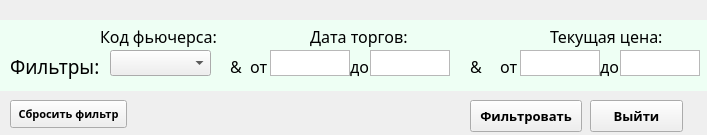
<?xml version="1.0" encoding="UTF-8"?>
<ui version="4.0">
 <class>MainWindow</class>
 <widget class="QMainWindow" name="MainWindow">
  <property name="geometry">
   <rect>
    <x>0</x>
    <y>0</y>
    <width>707</width>
    <height>135</height>
   </rect>
  </property>
  <property name="acceptDrops">
   <bool>false</bool>
  </property>
  <property name="windowTitle">
   <string>Filter</string>
  </property>
  <property name="windowIcon">
   <iconset>
    <normaloff>../icon/pngegg.png</normaloff>../icon/pngegg.png</iconset>
  </property>
  <property name="windowOpacity">
   <double>1.000000000000000</double>
  </property>
  <property name="autoFillBackground">
   <bool>false</bool>
  </property>
  <property name="animated">
   <bool>true</bool>
  </property>
  <widget class="QWidget" name="centralwidget">
   <widget class="QLabel" name="label">
    <property name="geometry">
     <rect>
      <x>10</x>
      <y>50</y>
      <width>91</width>
      <height>33</height>
     </rect>
    </property>
    <property name="font">
     <font>
      <family>Bahnschrift Light SemiCondensed</family>
      <pointsize>14</pointsize>
     </font>
    </property>
    <property name="text">
     <string>Фильтры:</string>
    </property>
   </widget>
   <widget class="QPushButton" name="pushButton_4">
    <property name="geometry">
     <rect>
      <x>590</x>
      <y>100</y>
      <width>93</width>
      <height>32</height>
     </rect>
    </property>
    <property name="font">
     <font>
      <family>Yu Gothic UI Semibold</family>
      <pointsize>10</pointsize>
      <weight>75</weight>
      <italic>false</italic>
      <bold>true</bold>
      <underline>false</underline>
      <strikeout>false</strikeout>
      <kerning>true</kerning>
     </font>
    </property>
    <property name="text">
     <string>Выйти</string>
    </property>
   </widget>
   <widget class="QPushButton" name="pushButton_6">
    <property name="geometry">
     <rect>
      <x>470</x>
      <y>100</y>
      <width>112</width>
      <height>32</height>
     </rect>
    </property>
    <property name="font">
     <font>
      <family>Yu Gothic UI Semibold</family>
      <pointsize>10</pointsize>
      <weight>75</weight>
      <bold>true</bold>
      <underline>false</underline>
      <kerning>false</kerning>
     </font>
    </property>
    <property name="text">
     <string>Фильтровать</string>
    </property>
   </widget>
   <widget class="QLabel" name="label_2">
    <property name="geometry">
     <rect>
      <x>310</x>
      <y>20</y>
      <width>101</width>
      <height>33</height>
     </rect>
    </property>
    <property name="font">
     <font>
      <family>Bahnschrift Light SemiCondensed</family>
      <pointsize>12</pointsize>
     </font>
    </property>
    <property name="text">
     <string>Дата торгов:</string>
    </property>
   </widget>
   <widget class="QLabel" name="label_3">
    <property name="geometry">
     <rect>
      <x>100</x>
      <y>20</y>
      <width>131</width>
      <height>33</height>
     </rect>
    </property>
    <property name="font">
     <font>
      <family>Bahnschrift Light SemiCondensed</family>
      <pointsize>12</pointsize>
     </font>
    </property>
    <property name="text">
     <string>Код фьючерса:</string>
    </property>
   </widget>
   <widget class="QLabel" name="label_4">
    <property name="geometry">
     <rect>
      <x>550</x>
      <y>20</y>
      <width>121</width>
      <height>33</height>
     </rect>
    </property>
    <property name="font">
     <font>
      <family>Bahnschrift Light SemiCondensed</family>
      <pointsize>12</pointsize>
     </font>
    </property>
    <property name="text">
     <string>Текущая цена:</string>
    </property>
   </widget>
   <widget class="QTextEdit" name="textEdit">
    <property name="geometry">
     <rect>
      <x>270</x>
      <y>50</y>
      <width>80</width>
      <height>26</height>
     </rect>
    </property>
   </widget>
   <widget class="QComboBox" name="comboBox_2">
    <property name="geometry">
     <rect>
      <x>110</x>
      <y>50</y>
      <width>101</width>
      <height>26</height>
     </rect>
    </property>
    <property name="inputMethodHints">
     <set>Qt::ImhDate</set>
    </property>
   </widget>
   <widget class="QTextEdit" name="textEdit_2">
    <property name="geometry">
     <rect>
      <x>520</x>
      <y>50</y>
      <width>80</width>
      <height>26</height>
     </rect>
    </property>
   </widget>
   <widget class="QLabel" name="label_5">
    <property name="geometry">
     <rect>
      <x>250</x>
      <y>50</y>
      <width>21</width>
      <height>33</height>
     </rect>
    </property>
    <property name="font">
     <font>
      <family>Bahnschrift Light SemiCondensed</family>
      <pointsize>12</pointsize>
     </font>
    </property>
    <property name="text">
     <string>от</string>
    </property>
   </widget>
   <widget class="QLabel" name="label_6">
    <property name="geometry">
     <rect>
      <x>350</x>
      <y>50</y>
      <width>31</width>
      <height>33</height>
     </rect>
    </property>
    <property name="font">
     <font>
      <family>Bahnschrift Light SemiCondensed</family>
      <pointsize>12</pointsize>
     </font>
    </property>
    <property name="text">
     <string>до</string>
    </property>
   </widget>
   <widget class="QTextEdit" name="textEdit_3">
    <property name="geometry">
     <rect>
      <x>370</x>
      <y>50</y>
      <width>80</width>
      <height>26</height>
     </rect>
    </property>
   </widget>
   <widget class="QLabel" name="label_7">
    <property name="geometry">
     <rect>
      <x>-10</x>
      <y>20</y>
      <width>721</width>
      <height>71</height>
     </rect>
    </property>
    <property name="styleSheet">
     <string notr="true">background-color: rgb(238, 255, 244);</string>
    </property>
    <property name="text">
     <string/>
    </property>
   </widget>
   <widget class="QLabel" name="label_8">
    <property name="geometry">
     <rect>
      <x>230</x>
      <y>50</y>
      <width>21</width>
      <height>33</height>
     </rect>
    </property>
    <property name="font">
     <font>
      <family>Bahnschrift Light SemiCondensed</family>
      <pointsize>12</pointsize>
     </font>
    </property>
    <property name="text">
     <string>&amp;</string>
    </property>
   </widget>
   <widget class="QLabel" name="label_9">
    <property name="geometry">
     <rect>
      <x>470</x>
      <y>50</y>
      <width>21</width>
      <height>33</height>
     </rect>
    </property>
    <property name="font">
     <font>
      <family>Bahnschrift Light SemiCondensed</family>
      <pointsize>12</pointsize>
     </font>
    </property>
    <property name="text">
     <string>&amp;</string>
    </property>
   </widget>
   <widget class="QTextEdit" name="textEdit_4">
    <property name="geometry">
     <rect>
      <x>620</x>
      <y>50</y>
      <width>80</width>
      <height>26</height>
     </rect>
    </property>
   </widget>
   <widget class="QLabel" name="label_10">
    <property name="geometry">
     <rect>
      <x>500</x>
      <y>50</y>
      <width>21</width>
      <height>33</height>
     </rect>
    </property>
    <property name="font">
     <font>
      <family>Bahnschrift Light SemiCondensed</family>
      <pointsize>12</pointsize>
     </font>
    </property>
    <property name="text">
     <string>от</string>
    </property>
   </widget>
   <widget class="QLabel" name="label_11">
    <property name="geometry">
     <rect>
      <x>600</x>
      <y>50</y>
      <width>31</width>
      <height>33</height>
     </rect>
    </property>
    <property name="font">
     <font>
      <family>Bahnschrift Light SemiCondensed</family>
      <pointsize>12</pointsize>
     </font>
    </property>
    <property name="text">
     <string>до</string>
    </property>
   </widget>
   <widget class="QPushButton" name="pushButton_7">
    <property name="geometry">
     <rect>
      <x>10</x>
      <y>100</y>
      <width>117</width>
      <height>28</height>
     </rect>
    </property>
    <property name="font">
     <font>
      <family>Yu Gothic UI Semibold</family>
      <pointsize>8</pointsize>
      <weight>75</weight>
      <bold>true</bold>
     </font>
    </property>
    <property name="text">
     <string>Сбросить фильтр</string>
    </property>
   </widget>
   <zorder>label_7</zorder>
   <zorder>label</zorder>
   <zorder>pushButton_4</zorder>
   <zorder>pushButton_6</zorder>
   <zorder>label_2</zorder>
   <zorder>label_3</zorder>
   <zorder>label_4</zorder>
   <zorder>textEdit</zorder>
   <zorder>comboBox_2</zorder>
   <zorder>textEdit_2</zorder>
   <zorder>label_5</zorder>
   <zorder>label_6</zorder>
   <zorder>textEdit_3</zorder>
   <zorder>label_8</zorder>
   <zorder>label_9</zorder>
   <zorder>textEdit_4</zorder>
   <zorder>label_10</zorder>
   <zorder>label_11</zorder>
   <zorder>pushButton_7</zorder>
  </widget>
 </widget>
 <resources/>
 <connections/>
</ui>
